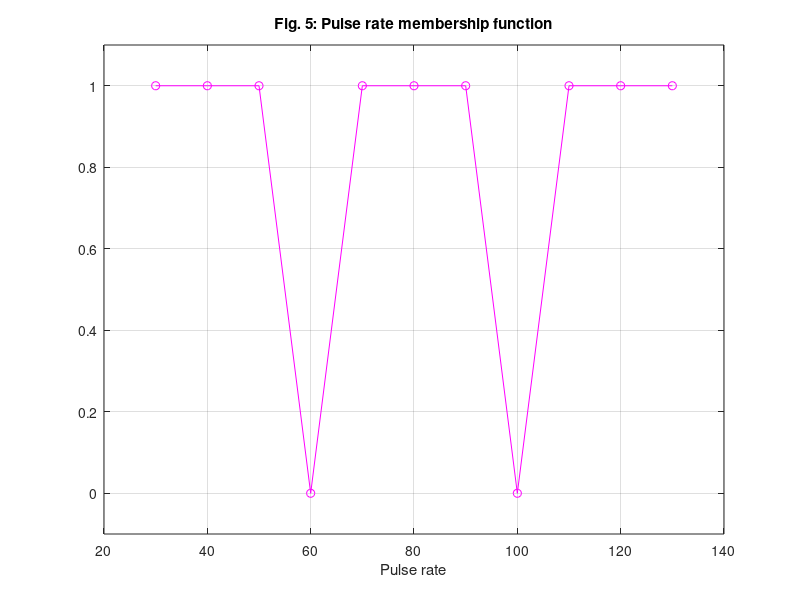

Source code (MATLAB):
# Fig 5
x = [30:10:130];
y = [1,1,1,0,1,1,1,0,1,1,1];

figure
plot(x,y,'o-', 'Color','m')

title ("Fig. 5: Pulse rate membership function");
xlabel ("Pulse rate");
ylim([-0.1 1.1])

grid on